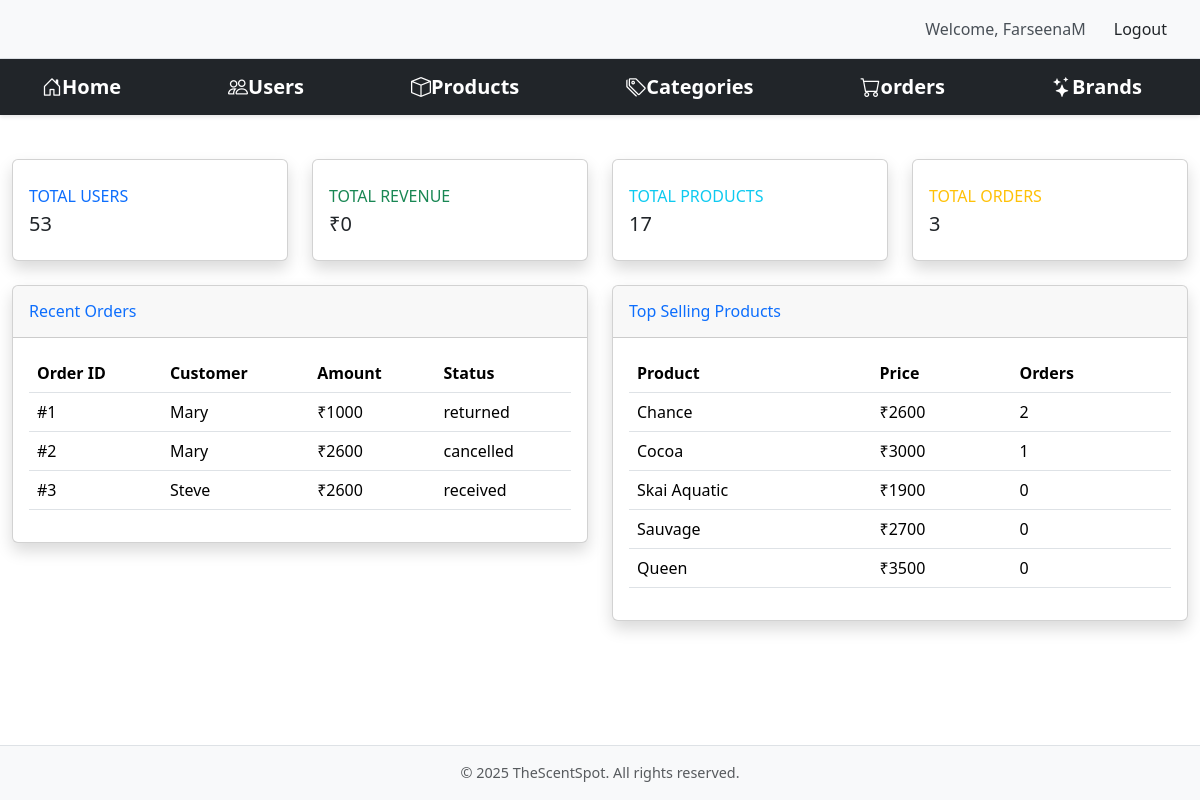
Page /adminhome/ (signed in) on the earlier database version.
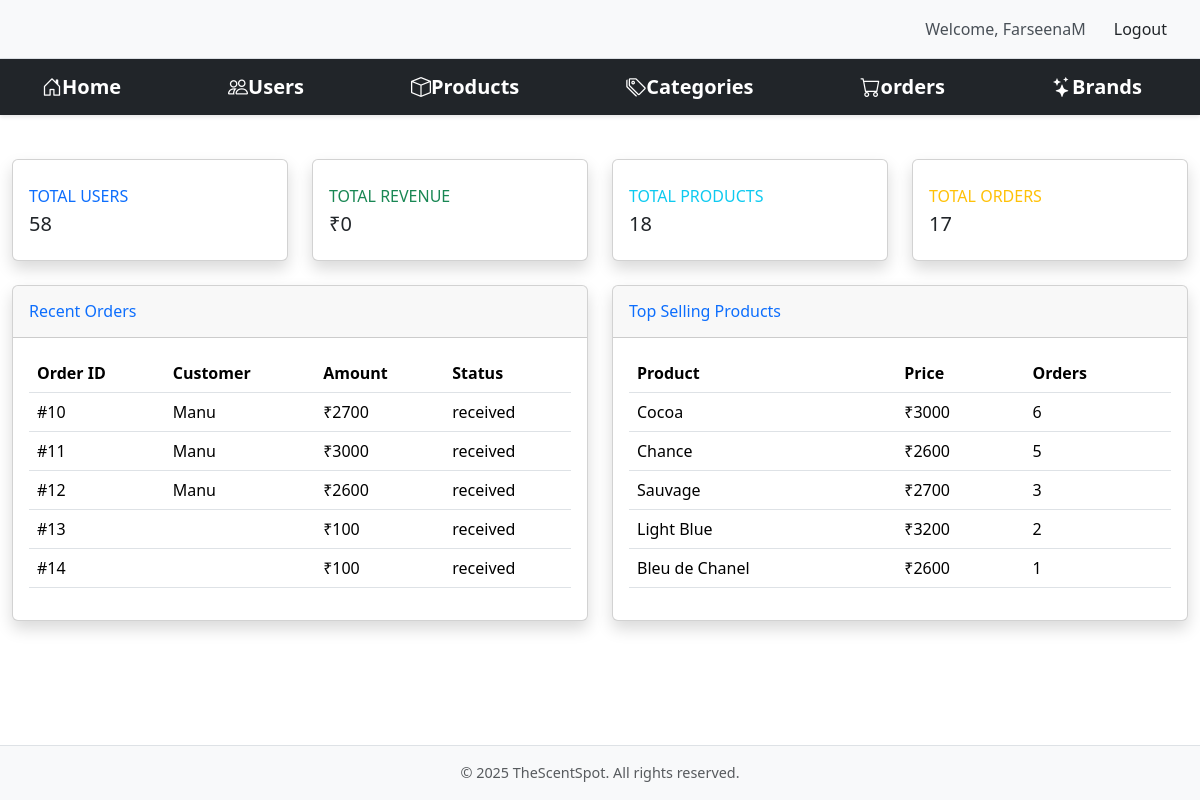
Same page on the later database version.
### core/models/order.py (models this page shows, shortened)
class Order(models.Model):
    STATUS_CHOICES = [
        ('received', 'Received'),
        ('processing', 'Processing'),
        ('delivered', 'Delivered'),
        ('cancelled', 'Cancelled'),
    ]
    product = models.ForeignKey(Product, null = True, on_delete=models.CASCADE)
    customer = models.ForeignKey(Customer, null = True, on_delete=models.CASCADE)
    quantity = models.IntegerField(default=1)
    price = models.IntegerField(default=500)
    adress = models.CharField(max_length=50, default="", blank=True)
    phone = models.CharField(max_length=10, default="", blank=True)
    date = models.DateField(default=timezone.now)
    status = models.TextField(max_length=50, choices=STATUS_CHOICES, default="received")
    rating = models.IntegerField(default=0, validators=[MinValueValidator(0),MaxValueValidator(5)])
    payment_id = models.CharField(max_length=100,null=True,blank=True)
    order_id = models.CharField(max_length=100,null=True,blank=True)
    created_at = models.DateTimeField(default=timezone.now)

### core/models/customer.py (models this page shows, shortened)
class Customer(models.Model):
    first_name = models.CharField(max_length=50, null=True)
    last_name = models.CharField(max_length=50, null=True)
    email = models.EmailField(null=True)
    phone = models.CharField(max_length=10, null=True)
    gender = models.CharField(max_length=10, default="", null=True)
    password = models.CharField(max_length=150, null=True)
    created_at = models.DateTimeField(auto_now_add=True, null = True)

### core/models/product.py (models this page shows, shortened)
class Product(models.Model):
    name = models.CharField(max_length=50)
    price = models.IntegerField(default=0)
    description = models.CharField(max_length=2000, blank=True)
    image = models.ImageField(upload_to="images/")
    category = models.ForeignKey(Category, db_column='type2', on_delete=models.CASCADE)
    rating = models.IntegerField(default=1, validators=[MinValueValidator(0),MaxValueValidator(5)])
    brand = models.CharField(max_length=50, default="")
    gender = models.CharField(max_length=50, default="")
    size = models.CharField(max_length=50, default="")
    stock = models.IntegerField(default=0)

### adminoperations/views.py (the view)
# urls.py: path('adminhome/',views.AdminHomeView.as_view(), name='admin_home'),
class AdminHomeView(StaffRequiredMixin, TemplateView):
    template_name = 'adminoperations/admin_home.html'
    def get_context_data(self, **kwargs):
        context = super().get_context_data(**kwargs)
        context['total_users'] = Customer.objects.count()
        context['total_products'] = Product.objects.count()
        context['total_orders'] = Order.objects.count()
        context['total_revenue'] = Order.objects.filter(status='Delivered').aggregate(
            total=Sum(F('price') * F('quantity')))['total'] or 0
        context['recent_orders'] = Order.objects.order_by('-date')[:5]
        context['top_products'] = Product.objects.annotate(
            order_count=Count('order')).order_by('-order_count')[:5]
        return context

### adminoperations/views.py (called while the page is built)
    def dispatch(self, request, *args, **kwargs):
        if not request.user.is_staff:
            messages.error(request, "You don't have permission to access this page.")
            return redirect('main')  # Redirect to main page if not staff
        return super().dispatch(request, *args, **kwargs)

### adminoperations/templates/adminoperations/admin_home.html (shortened to what the changed rows need)
{% extends 'adminoperations/admin_base.html' %}
{% load static %}
{% block content %}
<div class="container-fluid">
    <div class="row mt-4">
        <div class="col-xl-3 col-md-6 mb-4">
            <div class="card border-left-primary shadow h-100 py-2">
                <div class="card-body">
                    <div class="row no-gutters align-items-center">
                        <div class="col mr-2">
                            <div class="text-xs font-weight-bold text-primary text-uppercase mb-1">Total Users</div>
                            <div class="h5 mb-0 font-weight-bold text-gray-800">{{ total_users }}</div>
                        </div>
                    </div>
                </div>
            </div>
        </div>
        <div class="col-xl-3 col-md-6 mb-4">
            <div class="card border-left-info shadow h-100 py-2">
                <div class="card-body">
                    <div class="row no-gutters align-items-center">
                        <div class="col mr-2">
                            <div class="text-xs font-weight-bold text-info text-uppercase mb-1">Total Products</div>
                            <div class="h5 mb-0 font-weight-bold text-gray-800">{{ total_products }}</div>
                        </div>
                    </div>
                </div>
            </div>
        </div>
        <div class="col-xl-3 col-md-6 mb-4">
            <div class="card border-left-warning shadow h-100 py-2">
                <div class="card-body">
                    <div class="row no-gutters align-items-center">
                        <div class="col mr-2">
                            <div class="text-xs font-weight-bold text-warning text-uppercase mb-1">Total Orders</div>
                            <div class="h5 mb-0 font-weight-bold text-gray-800">{{ total_orders }}</div>
                        </div>
                    </div>
                </div>
            </div>
        </div>
    </div>
    <div class="row">
        <div class="col-xl-6 col-lg-6">
            <div class="card shadow mb-4">
                <div class="card-body">
                    <div class="table-responsive">
                        <table class="table">
                            <thead>
                                <tr>
                                    <th>Order ID</th>
                                    <th>Customer</th>
                                    <th>Amount</th>
                                    <th>Status</th>
                                </tr>
                            </thead>
                            <tbody>
                                {% for order in recent_orders %}
                                <tr>
                                    <td>#{{ order.id }}</td>
                                    <td>{{ order.customer.first_name }}</td>
                                    <td>₹{{ order.price }}</td>
                                    <td>
                                            {{ order.status }}
                                    </td>
                                </tr>
                                {% endfor %}
                            </tbody>
                        </table>
                    </div>
                </div>
            </div>
        </div>
        <div class="col-xl-6 col-lg-6">
            <div class="card shadow mb-4">
                <div class="card-body">
                    <div class="table-responsive">
                        <table class="table">
                            <thead>
                                <tr>
                                    <th>Product</th>
                                    <th>Price</th>
                                    <th>Orders</th>
                                </tr>
                            </thead>
                            <tbody>
                                {% for product in top_products %}
                                <tr>
                                    <td>{{ product.name }}</td>
                                    <td>₹{{ product.price }}</td>
                                    <td>{{ product.order_count }}</td>
                                </tr>
                                {% endfor %}
                            </tbody>
                        </table>
                    </div>
                </div>
            </div>
        </div>
    </div>
</div>
{% endblock %}

Differences in the rows shown:
no longer on this page (row unchanged): Order: id "1", customer.first_name "Mary", price "1000", status "returned"
no longer on this page (row unchanged): Order: id "2", customer.first_name "Mary", price "2600", status "cancelled"
no longer on this page (row unchanged): Order: id "3", customer.first_name "Steve", price "2600", status "received"
no longer on this page (row unchanged): Product: name "Skai Aquatic", price "1900", order_count "0"
no longer on this page (row unchanged): Product: name "Queen", price "3500", order_count "0"
added Order: id "10", customer.first_name "Manu", price "2700", status "received"
added Order: id "11", customer.first_name "Manu", price "3000", status "received"
added Order: id "12", customer.first_name "Manu", price "2600", status "received"
added Order: id "13", price "100", status "received"
added Order: id "14", price "100", status "received"
shown differently, row unchanged: Product "Cocoa": order_count "1" → "6"; moves up the list
computed for Product "Chance": order_count "2" → "5"
computed for Product "Sauvage": order_count "0" → "3"
now on this page (row unchanged): Product: name "Light Blue", price "3200", order_count "2"
now on this page (row unchanged): Product: name "Bleu de Chanel", price "2600", order_count "1"
Other differences:
{{ total_users }}: "53" → "58"
{{ total_products }}: "17" → "18"
{{ total_orders }}: "3" → "17"
